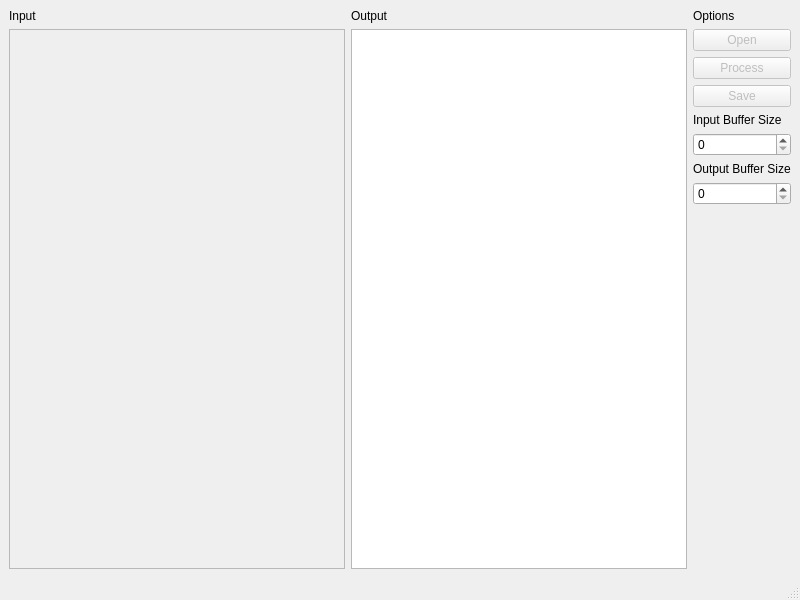
<?xml version="1.0" encoding="UTF-8"?>
<ui version="4.0">
 <class>MainWindow</class>
 <widget class="QMainWindow" name="MainWindow">
  <property name="geometry">
   <rect>
    <x>0</x>
    <y>0</y>
    <width>800</width>
    <height>600</height>
   </rect>
  </property>
  <property name="windowTitle">
   <string>MainWindow</string>
  </property>
  <widget class="QWidget" name="centralwidget">
   <layout class="QHBoxLayout" name="horizontalLayout_2" stretch="0,0,0">
    <item>
     <layout class="QVBoxLayout" name="inputLayout">
      <item>
       <widget class="QLabel" name="inputLabel">
        <property name="text">
         <string>Input</string>
        </property>
       </widget>
      </item>
      <item>
       <widget class="QPlainTextEdit" name="input">
        <property name="enabled">
         <bool>false</bool>
        </property>
       </widget>
      </item>
     </layout>
    </item>
    <item>
     <layout class="QVBoxLayout" name="outputLayout">
      <item>
       <widget class="QLabel" name="outputLabel">
        <property name="text">
         <string>Output</string>
        </property>
       </widget>
      </item>
      <item>
       <widget class="QPlainTextEdit" name="output">
        <property name="enabled">
         <bool>true</bool>
        </property>
        <property name="readOnly">
         <bool>true</bool>
        </property>
       </widget>
      </item>
     </layout>
    </item>
    <item>
     <widget class="QWidget" name="widget" native="true">
      <property name="maximumSize">
       <size>
        <width>160</width>
        <height>16777215</height>
       </size>
      </property>
      <layout class="QVBoxLayout" name="verticalLayout">
       <property name="leftMargin">
        <number>0</number>
       </property>
       <property name="topMargin">
        <number>0</number>
       </property>
       <property name="rightMargin">
        <number>0</number>
       </property>
       <property name="bottomMargin">
        <number>0</number>
       </property>
       <item>
        <widget class="QLabel" name="optionLabel">
         <property name="text">
          <string>Options</string>
         </property>
        </widget>
       </item>
       <item>
        <widget class="QPushButton" name="openButton">
         <property name="enabled">
          <bool>false</bool>
         </property>
         <property name="text">
          <string>Open</string>
         </property>
        </widget>
       </item>
       <item>
        <widget class="QPushButton" name="processButton">
         <property name="enabled">
          <bool>false</bool>
         </property>
         <property name="text">
          <string>Process</string>
         </property>
        </widget>
       </item>
       <item>
        <widget class="QPushButton" name="saveButton">
         <property name="enabled">
          <bool>false</bool>
         </property>
         <property name="text">
          <string>Save</string>
         </property>
        </widget>
       </item>
       <item>
        <widget class="QLabel" name="inputBufferLabel">
         <property name="text">
          <string>Input Buffer Size</string>
         </property>
        </widget>
       </item>
       <item>
        <widget class="QSpinBox" name="inputBufferInput"/>
       </item>
       <item>
        <widget class="QLabel" name="outputBufferLabel">
         <property name="text">
          <string>Output Buffer Size</string>
         </property>
        </widget>
       </item>
       <item>
        <widget class="QSpinBox" name="outputBufferInput"/>
       </item>
       <item>
        <spacer name="verticalSpacer">
         <property name="orientation">
          <enum>Qt::Vertical</enum>
         </property>
         <property name="sizeHint" stdset="0">
          <size>
           <width>20</width>
           <height>40</height>
          </size>
         </property>
        </spacer>
       </item>
      </layout>
     </widget>
    </item>
   </layout>
  </widget>
  <widget class="QStatusBar" name="statusBar"/>
 </widget>
 <resources/>
 <connections/>
</ui>
